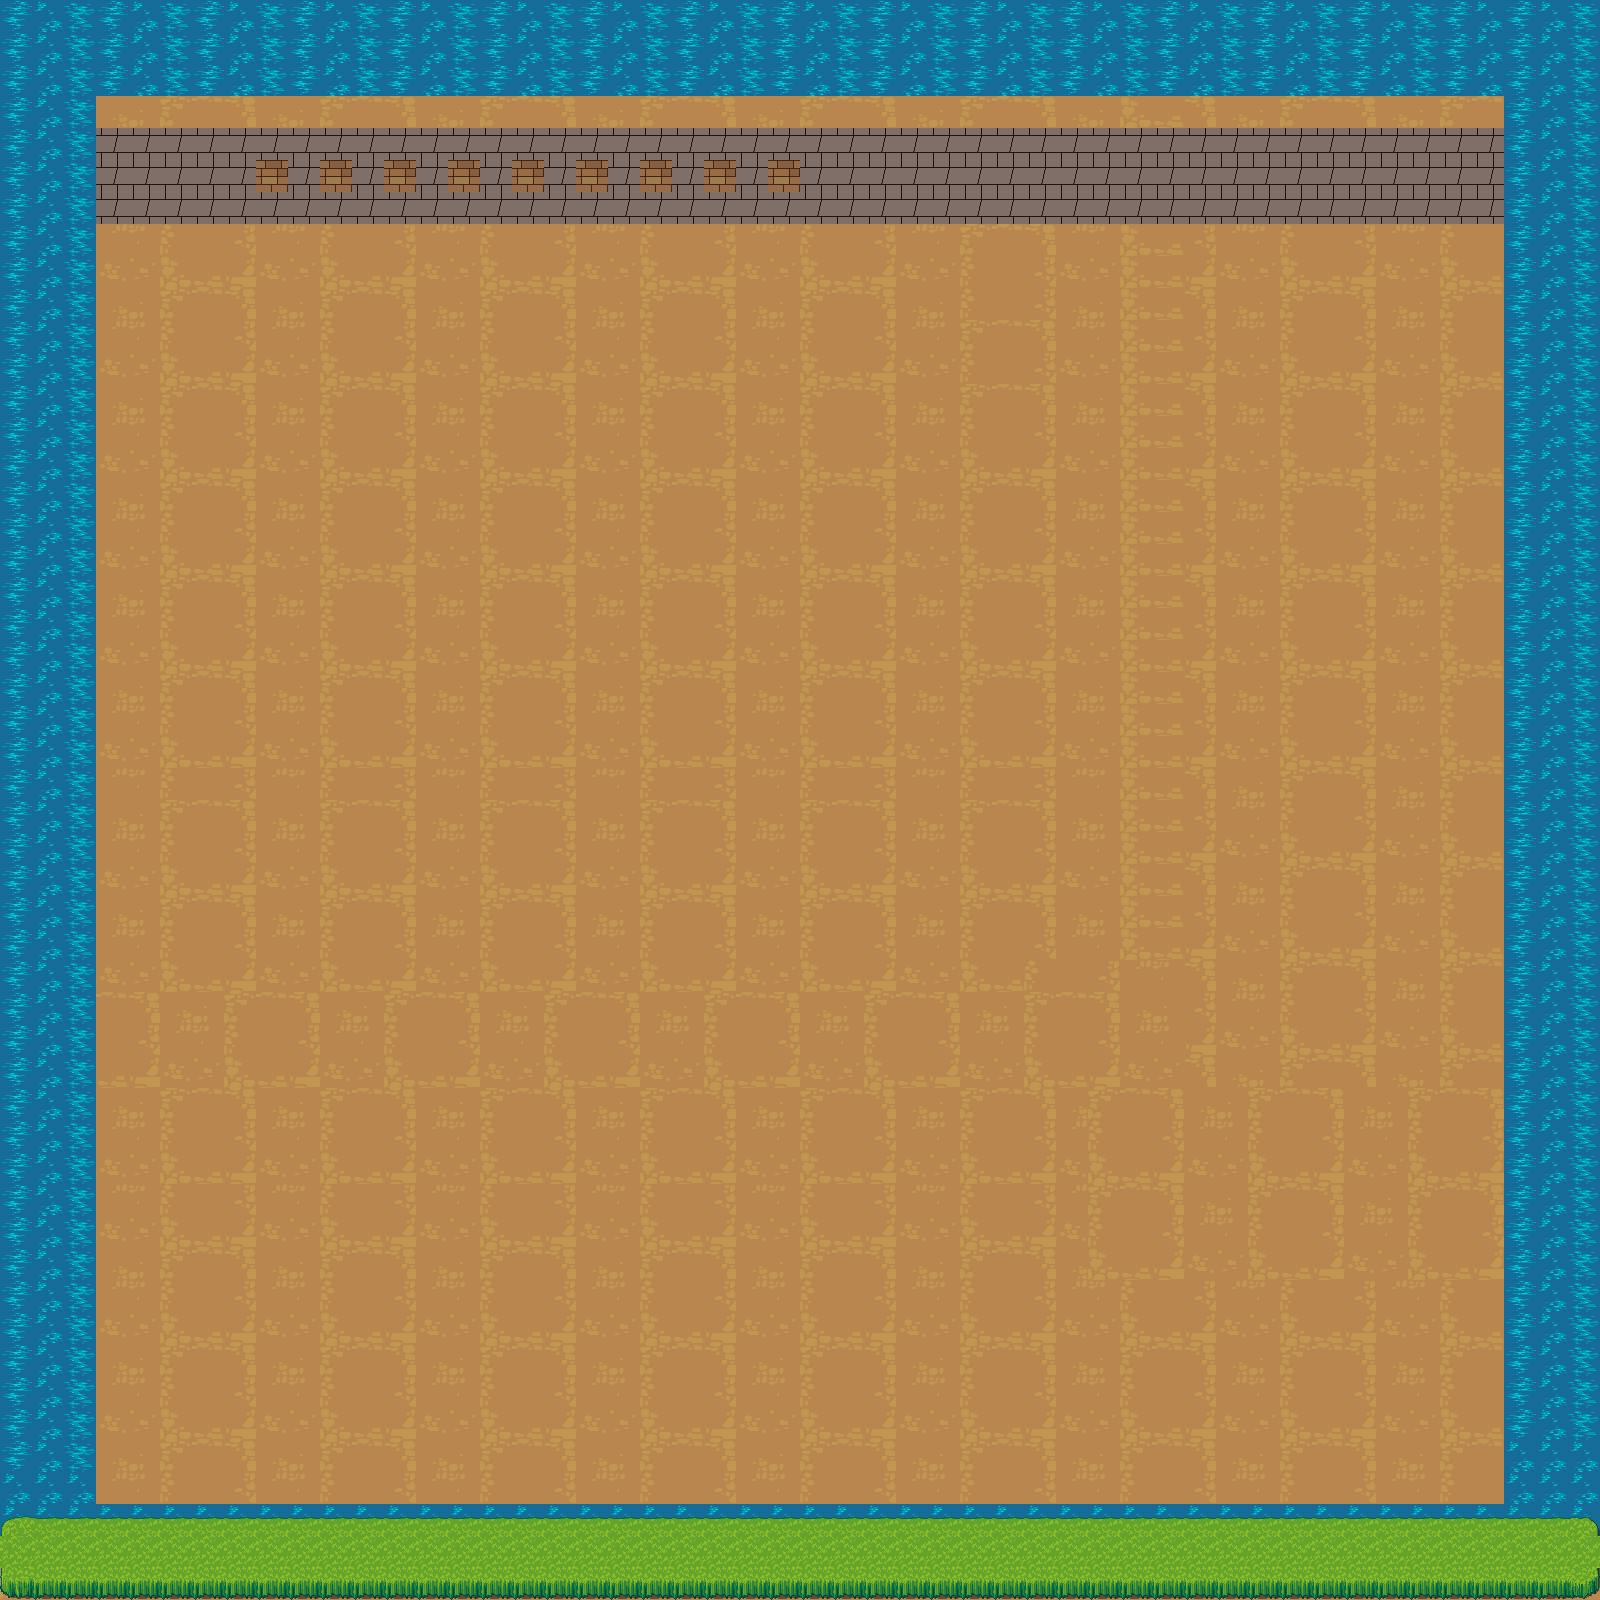

This game map was drawn from its Tiled (.tmx) file and the tilesets committed beside it. A one-line description and the trimmed map source follow:
An orthogonal 50x50 tile map with 32x32 px tiles, 3 tile layers (navigation, background, items), 3 tilesets and 18 objects (9x PLAYER_START, 9x ENEMY_START).

<map version="1.2" tiledversion="1.3.3" orientation="orthogonal" renderorder="right-down" compressionlevel="0" width="50" height="50" tilewidth="32" tileheight="32" infinite="0" nextlayerid="16" nextobjectid="469">
 <tileset firstgid="1" source="tilesets/terrain_atlas.tsx" />
 <tileset firstgid="1025" source="obj_misk_atlas.tsx" />
 <tileset firstgid="2049" source="base_out_atlas.tsx" />
 <layer id="15" name="navigation" width="50" height="50">
  <data>[2500 cells, 2500 non-empty, 2 distinct tile ids]</data>
 </layer>
 <layer id="1" name="background" width="50" height="50">
  <data>[2500 cells, 2500 non-empty, 18 distinct tile ids]</data>
 </layer>
 <layer id="3" name="items" width="50" height="50">
  <data>[2500 cells, 564 non-empty, 10 distinct tile ids]</data>
 </layer>
 <objectgroup id="14" name="Spawn points">
  <object id="451" name="PLAYER_START" x="256" y="160" width="32" height="32" />
  <object id="452" name="PLAYER_START" x="320" y="160" width="32" height="32" />
  <object id="453" name="PLAYER_START" x="384" y="160" width="32" height="32" />
  <object id="454" name="PLAYER_START" x="448" y="160" width="32" height="32" />
  <object id="455" name="PLAYER_START" x="512" y="160" width="32" height="32" />
  <object id="456" name="PLAYER_START" x="576" y="160" width="32" height="32" />
  <object id="457" name="PLAYER_START" x="640" y="160" width="32" height="32" />
  <object id="458" name="PLAYER_START" x="704" y="160" width="32" height="32" />
  <object id="459" name="PLAYER_START" x="768" y="160" width="32" height="32" />
  <object id="460" name="ENEMY_START" x="256" y="256" width="32" height="32" />
  <object id="461" name="ENEMY_START" x="320" y="256" width="32" height="32" />
  <object id="462" name="ENEMY_START" x="384" y="256" width="32" height="32" />
  <object id="463" name="ENEMY_START" x="448" y="256" width="32" height="32" />
  <object id="464" name="ENEMY_START" x="512" y="256" width="32" height="32" />
  <object id="465" name="ENEMY_START" x="576" y="256" width="32" height="32" />
  <object id="466" name="ENEMY_START" x="640" y="256" width="32" height="32" />
  <object id="467" name="ENEMY_START" x="704" y="256" width="32" height="32" />
  <object id="468" name="ENEMY_START" x="768" y="256" width="32" height="32" />
 </objectgroup>
</map>
